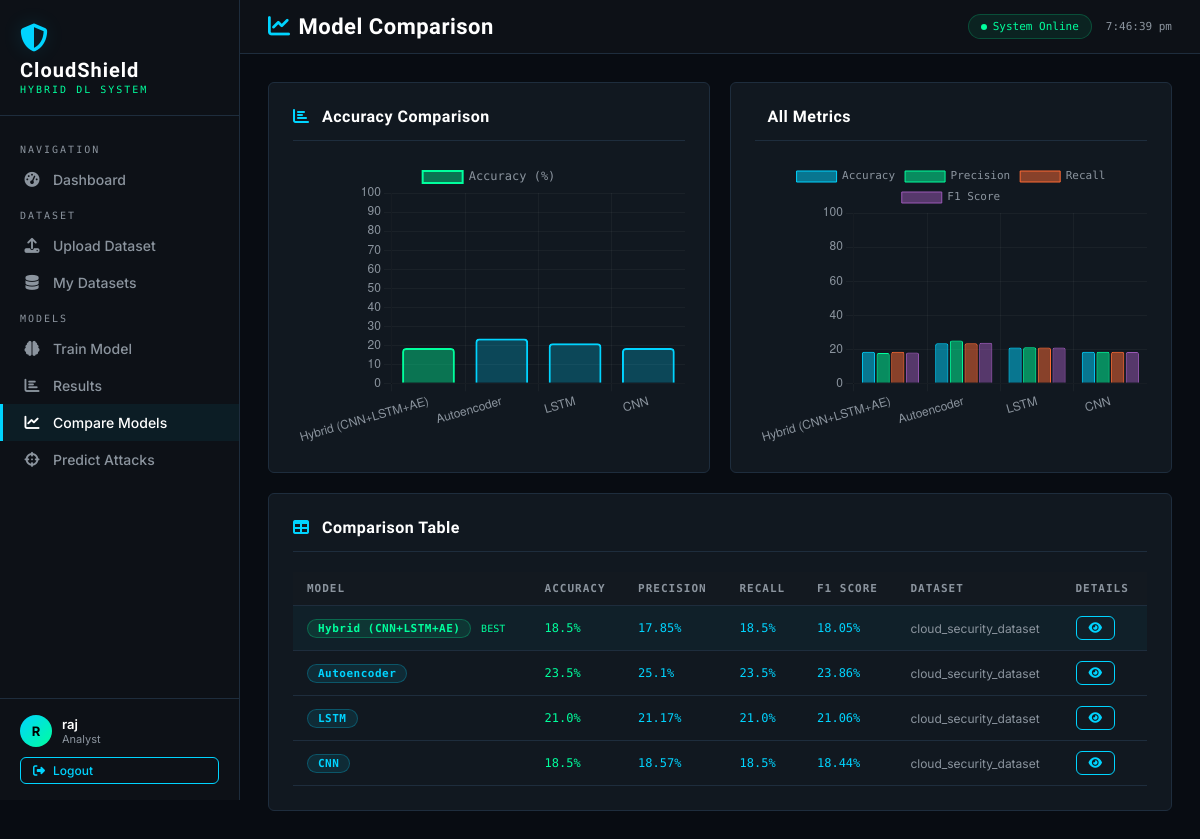
Screenshot of /ml/compare/ (signed in) with the database file from the repository.
### ml_models/models.py (models this page shows, shortened)
class ModelResult(models.Model):
    MODEL_CHOICES = [
        ('cnn', 'CNN'),
        ('lstm', 'LSTM'),
        ('autoencoder', 'Autoencoder'),
        ('hybrid', 'Hybrid (CNN+LSTM+AE)'),
    ]
    user = models.ForeignKey(User, on_delete=models.CASCADE)
    dataset = models.ForeignKey(Dataset, on_delete=models.CASCADE)
    model_name = models.CharField(max_length=50, choices=MODEL_CHOICES)
    accuracy = models.FloatField(default=0)
    precision = models.FloatField(default=0)
    recall = models.FloatField(default=0)
    f1_score = models.FloatField(default=0)
    confusion_matrix_img = models.CharField(max_length=500, blank=True)
    training_history = models.TextField(blank=True)  # JSON
    label_classes = models.TextField(blank=True)  # JSON
    created_at = models.DateTimeField(auto_now_add=True)
    class Meta:
        ordering = ['-created_at']

### dataset/models.py (models this page shows, shortened)
class Dataset(models.Model):
    name = models.CharField(max_length=200)
    file = models.FileField(upload_to='datasets/')
    uploaded_by = models.ForeignKey(User, on_delete=models.CASCADE)
    uploaded_at = models.DateTimeField(auto_now_add=True)
    rows = models.IntegerField(default=0)
    columns = models.IntegerField(default=0)
    description = models.TextField(blank=True)
    class Meta:
        ordering = ['-uploaded_at']

### ml_models/views.py (the view)
# urls.py: path('compare/', views.compare_models, name='compare_models'),
@login_required
def compare_models(request):
    results = ModelResult.objects.filter(user=request.user)
    return render(request, 'ml_models/compare.html', {
        'results': results,
        'chart_labels': json.dumps([r.get_model_name_display() for r in results]),
        'chart_acc': json.dumps([r.accuracy for r in results]),
        'chart_prec': json.dumps([r.precision for r in results]),
        'chart_rec': json.dumps([r.recall for r in results]),
        'chart_f1': json.dumps([r.f1_score for r in results]),
    })

### templates/ml_models/compare.html (shortened to what this page needs)
{% extends 'base.html' %}
{% block page_title %}<i class="fas fa-chart-line" style="color:var(--accent);margin-right:8px"></i>Model Comparison{% endblock %}
{% block content %}
{% if results %}
<div class="grid-2">
  <div class="card">
    <div class="card-header"><div class="card-title"><i class="fas fa-chart-bar"></i> Accuracy Comparison</div></div>
    <canvas id="accChart" height="220"></canvas>
  </div>
  <div class="card">
    <div class="card-header"><div class="card-title"> All Metrics</div></div>
    <canvas id="multiChart" height="220"></canvas>
  </div>
</div>
<div class="card">
  <div class="card-header"><div class="card-title"><i class="fas fa-table"></i> Comparison Table</div></div>
  <div class="table-wrap">
    <table>
      <thead>
        <tr><th>Model</th><th>Accuracy</th><th>Precision</th><th>Recall</th><th>F1 Score</th><th>Dataset</th><th>Details</th></tr>
      </thead>
      <tbody>
        {% for r in results %}
        <tr {% if forloop.first %}style="background:rgba(0,212,255,0.04)"{% endif %}>
          <td>
            <span class="badge badge-{% if forloop.first %}success{% else %}info{% endif %}">{{ r.get_model_name_display }}</span>
            {% if forloop.first %}<small style="color:var(--accent2);font-family:var(--font-mono);font-size:10px;margin-left:6px;">BEST</small>{% endif %}
          </td>
          <td class="mono" style="color:var(--accent2)">{{ r.accuracy }}%</td>
          <td class="mono">{{ r.precision }}%</td>
          <td class="mono">{{ r.recall }}%</td>
          <td class="mono">{{ r.f1_score }}%</td>
          <td class="text-muted" style="font-size:12px">{{ r.dataset.name }}</td>
          <td><a href="{% url 'model_result' r.pk %}" class="btn btn-outline btn-sm"><i class="fas fa-eye"></i></a></td>
        </tr>
        {% endfor %}
      </tbody>
    </table>
  </div>
</div>
{% endif %}
{% endblock %}
{% block extra_js %}
<script>
{% if results %}
const labels = {{ chart_labels|safe }};
const acc = {{ chart_acc|safe }};
const prec = {{ chart_prec|safe }};
const rec = {{ chart_rec|safe }};
const f1 = {{ chart_f1|safe }};
new Chart(document.getElementById('accChart'), {
  type: 'bar',
  data: {
    labels,
    datasets: [{
      label: 'Accuracy (%)', data: acc,
      backgroundColor: acc.map((v,i) => i===0 ? 'rgba(0,255,157,0.4)' : 'rgba(0,212,255,0.25)'),
      borderColor: acc.map((v,i) => i===0 ? '#00ff9d' : '#00d4ff'),
      borderWidth: 2, borderRadius: 4,
    }]
  },
  options: {
    responsive: true,
    scales: {
      x: { ticks: { color:'#8b949e' }, grid: { color:'rgba(255,255,255,0.04)' } },
      y: { ticks: { color:'#8b949e' }, grid: { color:'rgba(255,255,255,0.04)' }, min: 0, max: 100 }
    },
    plugins: { legend: { labels: { color:'#8b949e', font:{family:'Share Tech Mono'} } } }
  }
});
new Chart(document.getElementById('multiChart'), {
  type: 'bar',
  data: {
    labels,
    datasets: [
      { label: 'Accuracy', data: acc, backgroundColor: 'rgba(0,212,255,0.5)', borderColor: '#00d4ff', borderWidth:1, borderRadius:2 },
      { label: 'Precision', data: prec, backgroundColor: 'rgba(0,255,157,0.5)', borderColor: '#00ff9d', borderWidth:1, borderRadius:2 },
      { label: 'Recall', data: rec, backgroundColor: 'rgba(255,107,53,0.5)', borderColor: '#ff6b35', borderWidth:1, borderRadius:2 },
      { label: 'F1 Score', data: f1, backgroundColor: 'rgba(155,89,182,0.5)', borderColor: '#9b59b6', borderWidth:1, borderRadius:2 },
    ]
  },
  options: {
    responsive: true,
    scales: {
      x: { ticks: { color:'#8b949e' }, grid: { color:'rgba(255,255,255,0.04)' } },
      y: { ticks: { color:'#8b949e' }, grid: { color:'rgba(255,255,255,0.04)' }, min: 0, max: 100 }
    },
    plugins: { legend: { labels: { color:'#8b949e', font:{family:'Share Tech Mono',size:11} } } }
  }
});
{% endif %}
</script>
{% endblock %}

### templates/base.html (shortened to what this page needs)
<!DOCTYPE html>
<html lang="en">
<head>
<link href="https://cdnjs.cloudflare.com/ajax/libs/font-awesome/6.5.0/css/all.min.css" rel="stylesheet">
</head>
<body>
{% if user.is_authenticated %}
<aside class="sidebar">
  <div class="sidebar-logo">
    <i class="fas fa-shield-halved logo-icon"></i>
    <div class="logo-text">CloudShield</div>
    <div class="logo-sub">HYBRID DL SYSTEM</div>
  </div>
  <nav class="sidebar-nav">
    <div class="nav-section-label">Navigation</div>
    <a href="{% url 'dashboard' %}" class="nav-link {% if request.resolver_match.url_name == 'dashboard' %}active{% endif %}">
      <i class="fas fa-tachometer-alt"></i> Dashboard
    </a>
    <div class="nav-section-label">Dataset</div>
    <a href="{% url 'upload_dataset' %}" class="nav-link {% if request.resolver_match.url_name == 'upload_dataset' %}active{% endif %}">
      <i class="fas fa-upload"></i> Upload Dataset
    </a>
    <a href="{% url 'list_datasets' %}" class="nav-link {% if request.resolver_match.url_name == 'list_datasets' %}active{% endif %}">
      <i class="fas fa-database"></i> My Datasets
    </a>
    <div class="nav-section-label">Models</div>
    <a href="{% url 'train_model' %}" class="nav-link {% if request.resolver_match.url_name == 'train_model' %}active{% endif %}">
      <i class="fas fa-brain"></i> Train Model
    </a>
    <a href="{% url 'all_results' %}" class="nav-link {% if request.resolver_match.url_name == 'all_results' %}active{% endif %}">
      <i class="fas fa-chart-bar"></i> Results
    </a>
    <a href="{% url 'compare_models' %}" class="nav-link {% if request.resolver_match.url_name == 'compare_models' %}active{% endif %}">
      <i class="fas fa-chart-line"></i> Compare Models
    </a>
    <a href="{% url 'predict' %}" class="nav-link {% if request.resolver_match.url_name == 'predict' %}active{% endif %}">
      <i class="fas fa-crosshairs"></i> Predict Attacks
    </a>
  </nav>
  <div class="sidebar-footer">
    <div class="user-info">
      <div class="avatar">{{ user.username.0|upper }}</div>
      <div>
        <div style="font-weight:600;color:#fff;font-size:13px;">{{ user.username }}</div>
        <div style="font-size:11px;color:var(--text2);">Analyst</div>
      </div>
    </div>
    <a href="{% url 'logout' %}" class="btn btn-outline btn-sm w-100">
      <i class="fas fa-sign-out-alt"></i> Logout
    </a>
  </div>
</aside>
{% endif %}
<div class="main-content" {% if not user.is_authenticated %}style="margin-left:0"{% endif %}>
  {% if user.is_authenticated %}
  <div class="topbar">
    <div class="topbar-title">{% block page_title %}Overview{% endblock %}</div>
    <div class="topbar-right">
      <div class="status-badge">
        <span class="status-dot"></span> System Online
      </div>
      <span style="font-family:var(--font-mono);font-size:11px;color:var(--text2);" id="clock"></span>
    </div>
  </div>
  {% endif %}
  <div class="page-body">
    {% block content %}{% endblock %}
  </div>
</div>
{% block extra_js %}{% endblock %}
</body>
</html>

### rows the page displays
ModelResult: model_name "Hybrid (CNN+LSTM+AE)", shows "BEST", accuracy "18.5", precision "17.85", recall "18.5", f1_score "18.05", dataset.name "cloud_security_dataset"
ModelResult: model_name "Autoencoder", accuracy "23.5", precision "25.1", recall "23.5", f1_score "23.86", dataset.name "cloud_security_dataset"
ModelResult: model_name "LSTM", accuracy "21.0", precision "21.17", recall "21.0", f1_score "21.06", dataset.name "cloud_security_dataset"
ModelResult: model_name "CNN", accuracy "18.5", precision "18.57", recall "18.5", f1_score "18.44", dataset.name "cloud_security_dataset"

### other values shown
{{ user.username.0|upper }} "R"
{{ user.username }} "raj"
chart data {{ chart_acc|safe }} [18.5, 23.5, 21.0, 18.5]
chart data {{ chart_prec|safe }} [17.85, 25.1, 21.17, 18.57]
chart data {{ chart_rec|safe }} [18.5, 23.5, 21.0, 18.5]
